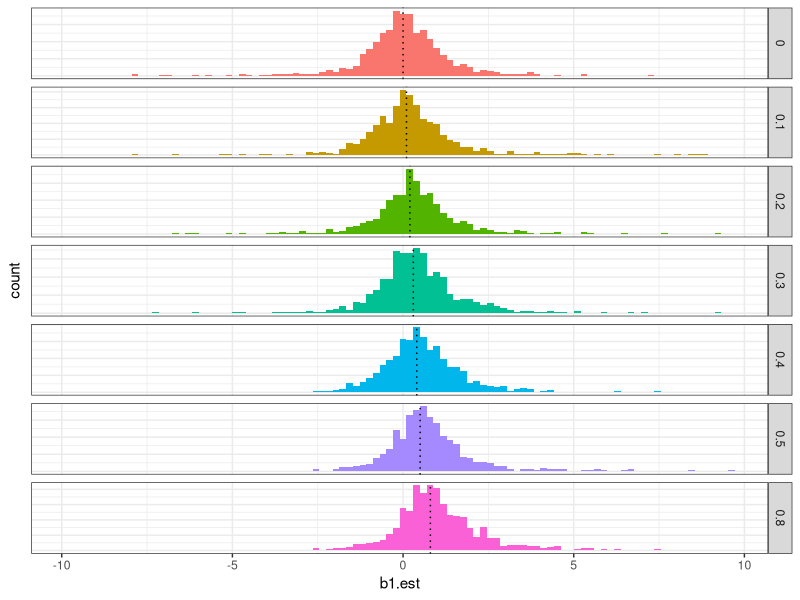

Reproduce this figure in R. (Note: a time limit stopped this script after it produced the figure.)

# Install required packages if they're not already installed, then load
for (f in c('dplyr', 'ggplot2', 'grid', 'parallel')) {
    if (!f %in% rownames(installed.packages())) {
        install.packages(f, dependencies = TRUE)
    }
    library(f, character.only = TRUE)
}; rm(f)


b1range <- c(0, 0.1, 0.2, 0.3, 0.4, 0.5)
nrange <- c(50, 100, 200, 500, 1000)
# Data frame of all combinations of above vectors
n_b1 <- as.tbl(expand.grid(b1 = b1range, n = nrange))

nsims <- 1000

# CHANGE THIS IF YOUR COMPUTER HAS FEWER/MORE CPUs
ncpus <- 3


##################################################################################
# PS3: Investigating GLMs with simulations
##################################################################################
# Problem Set 3: GLMs

# Please stick with your partner from PS2.

# The code in PS3 first gives a repeat of the application of the LM to the binary 
# simulation data. Then there is an example of fitting a data set using a binary 
# (binomial) GLM. Your job is to adapt the code for LMs for use with GLMs so that you
# can fit simulated data with a binary GLM.

# 1. Investigate the distribution of the GLM estimator of b1. Is it biased? What is 
# the distribution? Normal? How does the distribution change with the true (simulated)
# value of b1? 

# Warning: for smaller n and larger b1, sometimes glm() gives crazy answers. You can 
# get rid of them with the code:

# output <- output[abs(output$b1.est) < 10,]

# which removes values that have values less than -10 or greater than 10. Normally it 
# is a bad thing to throw out estimates like this without checking that it doesn't 
# affect your results, but for now don't worry.

# 2. Check the type I errors. Does type I error control depend on n? How would this 
# affect your interpretation of p-values in your analyses?

# 3. Check the GLM estimator of b1 for consistency in the range

# nrange <- c(50, 100, 200, 500, 1000)

# Does the variance in the estimator depend on the true value of b1?

# 4. Compare the power of GLMs and LMs with the same data sets (i.e., in the loop over
# simulated data sets, test the hypothesis H0: b1 = 0 with both LM and GLM). Is the 
# GLM more or less powerful than the LM? Does the difference depend on the sample size 
# n?



# ==========================================================================
# ==========================================================================

# Simulate a binary dataset

# ==========================================================================
# ==========================================================================


# ------------
# Base functions
# ------------
inv_logit <- function(x){
    exp(x)/(1 + exp(x))
}

bin_sim <- function(b0 = 0, b1 = 0, n = 10, lm_too = FALSE) {
    X <- rnorm(n = n)
    Y <- rbinom(n = n, size = 1, prob = inv_logit(b0 + b1*X))
    z <- suppressWarnings(glm(Y ~ X, data = NULL, family = binomial))
    out_df <- data_frame(
        b0.est = z$coef[1],
        b1.est = z$coef[2],
        resid2.est = mean(z$resid^2),  # "residual sum of squares"
        sigma.est = mean(z$resid^2)*n/(n-2),  # "estimated variance of the random error"
        P = summary(z)$coef[2,4]
    )
    if (lm_too) {
        z_lm <- suppressWarnings(lm(Y ~ X, data = NULL))
        out_df$method <- 'glm'
        out_df_lm <- data_frame(
            b0.est = z_lm$coef[1],
            b1.est = z_lm$coef[2],
            resid2.est = mean(z_lm$resid^2),
            sigma.est = mean(z_lm$resid^2)*n/(n-2),
            P = summary(z_lm)$coef[2,4],
            method = 'lm'
        )
        return(bind_rows(out_df, out_df_lm))
    } else {
        return(out_df)
    }
}




# ------------
# Distribution of the estimator of b1
# ------------

# 1. Investigate the distribution of the GLM estimator of b1. Is it biased? What is 
# the distribution? Normal? How does the distribution change with the true (simulated)
# value of b1? 


set.seed(111)
b1_sims <- lapply(c(b1range, 0.8), 
       function(b){
           replicate(nsims, bin_sim(b1 = b), simplify = FALSE) %>%
               bind_rows %>%
               mutate(b1.true = b) %>%
               filter(abs(b1.est) < 10)
           }
       ) %>% 
    bind_rows

b1_sims %>% 
    ggplot(aes(x = b1.est, fill = factor(b1.true))) +
    geom_histogram(bins = 100) +
    geom_vline(aes(xintercept = b1.true), linetype = 3) +
    facet_grid(b1.true ~ ., scales = 'free_y') + 
    theme_bw() +
    theme(legend.position = 'none',
          axis.text.y = element_blank(), axis.ticks.y = element_blank())




# Seems mostly normal, but right skewed, especially at higher b1
# Doesn't seem biased




# ------------
# Type I errors
# ------------

# 2. Check the type I errors. Does type I error control depend on n? How would this 
# affect your interpretation of p-values in your analyses?

# Added n=10 for comparison with very low sample size
set.seed(222)
typeI <- lapply(c(10, nrange), 
                function(n_i){
                    replicate(nsims, bin_sim(n = n_i), simplify = FALSE) %>%
                        bind_rows %>%
                        mutate(n = n_i) %>%
                        filter(abs(b1.est) < 10)
                }
    ) %>% 
    bind_rows



typeI %>% 
    group_by(n) %>% 
    summarize(typeI = mean(P < 0.05, na.rm = TRUE)) %>% 
    ggplot(aes(n, typeI)) + 
    geom_line() + 
    geom_hline(yintercept = 0.05, linetype = 3)


# Type I does appear to change much after n=50, but at n=10 it was 0.00!

# I'd obviously not feel comfortable saying that smaller sample sizes eliminate Type I
# error. It's probably more likely that at such small sample sizes, our power is 
# incredibly low, so we're not rejecting *anything*.





# ------------
# Consistency of b1
# ------------

# Check the GLM estimator of b1 for consistency in the range `nrange`
# Does the variance in the estimator depend on the true value of b1?

set.seed(333)
consist <- lapply(seq(nrow(n_b1)),
                  function(i){
                      n_i <- n_b1$n[i]
                      b1_i <- n_b1$b1[i]
                      replicate(nsims, bin_sim(n = n_i, b1 = b1_i),
                                simplify = FALSE) %>%
                          bind_rows %>%
                          mutate(n = n_i, b1.true = b1_i) %>%
                          filter(abs(b1.est) < 10)
                  }
    ) %>%
    bind_rows


# RNGkind("L'Ecuyer-CMRG")
# set.seed(333)
# consist <- mclapply(seq(nrow(n_b1)), 
#                      function(i){
#                          n_i <- n_b1$n[i]
#                          b1_i <- n_b1$b1[i]
#                          replicate(nsims, bin_sim(n = n_i, b1 = b1_i), 
#                                    simplify = FALSE) %>%
#                              bind_rows %>%
#                              mutate(n = n_i, b1.true = b1_i) %>%
#                              filter(abs(b1.est) < 10)
#                      },
#                      mc.cores = ncpus) %>% 
#     bind_rows
# 
# # My parallelization results:
# 
# # Using standard lapply...
# # user  system elapsed 
# # 101.563   1.154 103.290
# 
# # Using mclapply with 3 cores...
# # user  system elapsed 
# # 88.993   1.093  48.116



consist %>% 
    group_by(n, b1.true) %>% 
    summarize(b1.sd = sd(b1.est)) %>% 
    ggplot(aes(n, b1.sd, color = factor(b1.true))) + geom_line()











# ------------
# Power
# ------------


# 4. Compare the power of GLMs and LMs with the same data sets (i.e., in the loop over
# simulated data sets, test the hypothesis H0: b1 = 0 with both LM and GLM). Is the
# GLM more or less powerful than the LM? Does the difference depend on the sample size
# n?


set.seed(444)
powers <- lapply(seq(nrow(n_b1)),
                  function(i){
                      n_i <- n_b1$n[i]
                      b1_i <- n_b1$b1[i]
                      replicate(nsims, bin_sim(n = n_i, b1 = b1_i, lm_too = TRUE),
                                simplify = FALSE) %>%
                          bind_rows %>%
                          mutate(n = n_i, b1.true = b1_i) %>%
                          filter(abs(b1.est) < 10)
                  }
    ) %>%
    bind_rows

powers$rejected <- powers$P < 0.05

powers_sum <- powers %>%
    group_by(method, n, b1.true) %>%
    summarize(rejected = mean(rejected)) %>% 
    ungroup
powers_sum



lm_plot <- powers_sum %>% 
    filter(method == 'lm') %>% 
    ggplot(aes(n, rejected, color = factor(b1.true))) + 
    geom_line() +
    theme_bw()
glm_plot <- powers_sum %>% 
    filter(method == 'glm') %>% 
    ggplot(aes(n, rejected, color = factor(b1.true))) + 
    geom_line() +
    theme_bw()


grid.newpage()
grid.draw(rbind(ggplotGrob(lm_plot), 
                ggplotGrob(glm_plot), 
                size = "last"))



# I see no difference whatsoever.







# ========================================================================================
# ========================================================================================
# ========================================================================================
# ========================================================================================
# ========================================================================================
# ========================================================================================
# ========================================================================================
# ========================================================================================
# ========================================================================================
# ========================================================================================



# # Moving this file to Box folder...
# system(
#     paste("cd", getwd(),
#           "&& cp Nell_PS3.R",
#           "~/'Box Sync/ZooEnt_540_2016/Homework Folders/L_Nell/'")
# )
